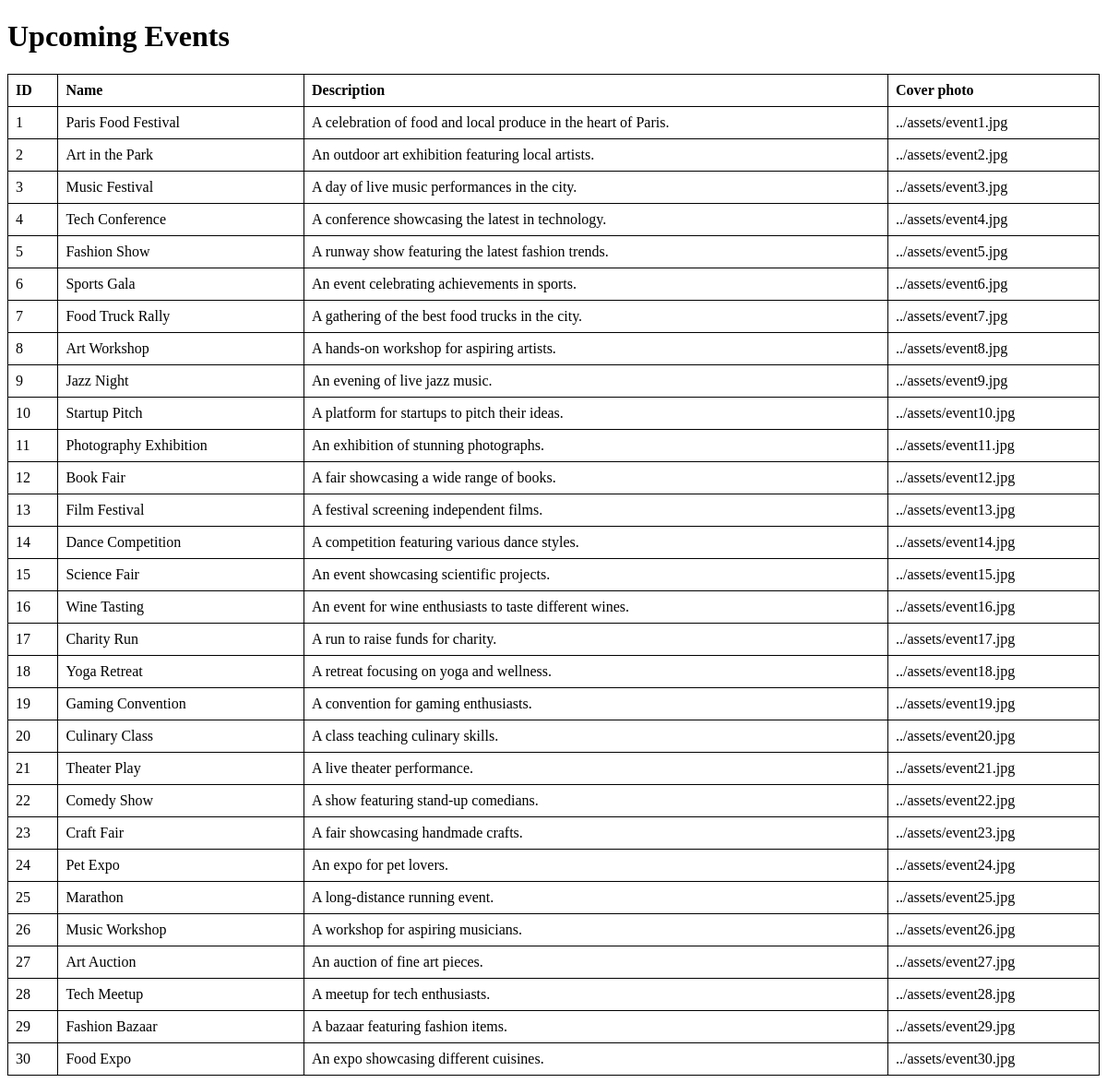
The app's page /server/pages/home.php, older data.
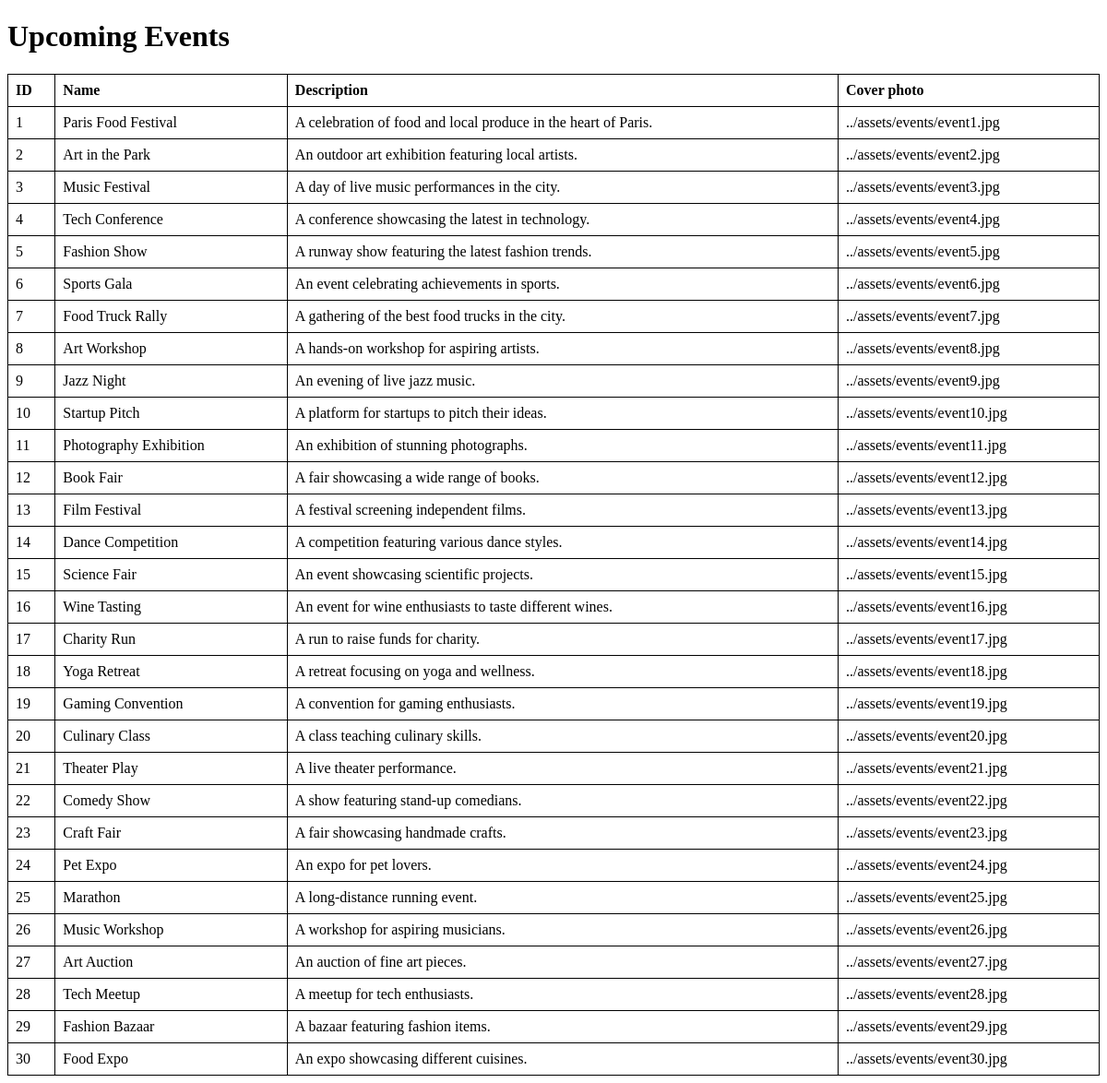
The same page, newer data.
### tables this page shows
CREATE TABLE `event` (
  `id` int(11) NOT NULL,
  `name` varchar(100) NOT NULL,
  `description` text,
  `coverPhoto` varchar(255) DEFAULT NULL,
  `creationTimestamp` timestamp NOT NULL DEFAULT CURRENT_TIMESTAMP
);

### server/pages/home.php (the view, shortened to what this page needs)
<?php
include '../db_connection.php';
$sql = "SELECT id, name, description, coverPhoto FROM event";
$result = $conn->query($sql);
?>
<!DOCTYPE html>
<html lang="en">
<head>
</head>
<body>
<h1>Upcoming Events</h1>
<?php if ($result->num_rows > 0): ?>
    <table>
        <tr>
            <th>ID</th>
            <th>Name</th>
            <th>Description</th>
            <th>Cover photo</th>
        </tr>
        <?php while ($row = $result->fetch_assoc()): ?>
            <tr>
                <td><?= $row["id"] ?></td>
                <td><?= htmlspecialchars($row["name"]) ?></td>
                <td><?= $row["description"] ?></td>
                <td><?= htmlspecialchars($row["coverPhoto"]) ?></td>
            </tr>
        <?php endwhile; ?>
    </table>
<?php else: ?>
    <p>No events found.</p>
<?php endif; ?>
</body>
</html>

### server/pages/home.php (style rules this page uses)
table { width: 100%; border-collapse: collapse; }
table, th, td { border: 1px solid black; }
th, td { padding: 8px; text-align: left; }

Row changes from the older to the newer data that the page shows:
changed event "Paris Food Festival": coverPhoto "../assets/event1.jpg" → "../assets/events/event1.jpg"
changed event "Art in the Park": coverPhoto "../assets/event2.jpg" → "../assets/events/event2.jpg"
changed event "Music Festival": coverPhoto "../assets/event3.jpg" → "../assets/events/event3.jpg"
changed event "Tech Conference": coverPhoto "../assets/event4.jpg" → "../assets/events/event4.jpg"
changed event "Fashion Show": coverPhoto "../assets/event5.jpg" → "../assets/events/event5.jpg"
changed event "Sports Gala": coverPhoto "../assets/event6.jpg" → "../assets/events/event6.jpg"
changed event "Food Truck Rally": coverPhoto "../assets/event7.jpg" → "../assets/events/event7.jpg"
changed event "Art Workshop": coverPhoto "../assets/event8.jpg" → "../assets/events/event8.jpg"
changed event "Jazz Night": coverPhoto "../assets/event9.jpg" → "../assets/events/event9.jpg"
changed event "Startup Pitch": coverPhoto "../assets/event10.jpg" → "../assets/events/event10.jpg"
changed event "Photography Exhibition": coverPhoto "../assets/event11.jpg" → "../assets/events/event11.jpg"
changed event "Book Fair": coverPhoto "../assets/event12.jpg" → "../assets/events/event12.jpg"
changed event "Film Festival": coverPhoto "../assets/event13.jpg" → "../assets/events/event13.jpg"
changed event "Dance Competition": coverPhoto "../assets/event14.jpg" → "../assets/events/event14.jpg"
changed event "Science Fair": coverPhoto "../assets/event15.jpg" → "../assets/events/event15.jpg"
changed event "Wine Tasting": coverPhoto "../assets/event16.jpg" → "../assets/events/event16.jpg"
changed event "Charity Run": coverPhoto "../assets/event17.jpg" → "../assets/events/event17.jpg"
changed event "Yoga Retreat": coverPhoto "../assets/event18.jpg" → "../assets/events/event18.jpg"
changed event "Gaming Convention": coverPhoto "../assets/event19.jpg" → "../assets/events/event19.jpg"
changed event "Culinary Class": coverPhoto "../assets/event20.jpg" → "../assets/events/event20.jpg"
changed event "Theater Play": coverPhoto "../assets/event21.jpg" → "../assets/events/event21.jpg"
changed event "Comedy Show": coverPhoto "../assets/event22.jpg" → "../assets/events/event22.jpg"
changed event "Craft Fair": coverPhoto "../assets/event23.jpg" → "../assets/events/event23.jpg"
changed event "Pet Expo": coverPhoto "../assets/event24.jpg" → "../assets/events/event24.jpg"
changed event "Marathon": coverPhoto "../assets/event25.jpg" → "../assets/events/event25.jpg"
changed event "Music Workshop": coverPhoto "../assets/event26.jpg" → "../assets/events/event26.jpg"
changed event "Art Auction": coverPhoto "../assets/event27.jpg" → "../assets/events/event27.jpg"
changed event "Tech Meetup": coverPhoto "../assets/event28.jpg" → "../assets/events/event28.jpg"
changed event "Fashion Bazaar": coverPhoto "../assets/event29.jpg" → "../assets/events/event29.jpg"
changed event "Food Expo": coverPhoto "../assets/event30.jpg" → "../assets/events/event30.jpg"
